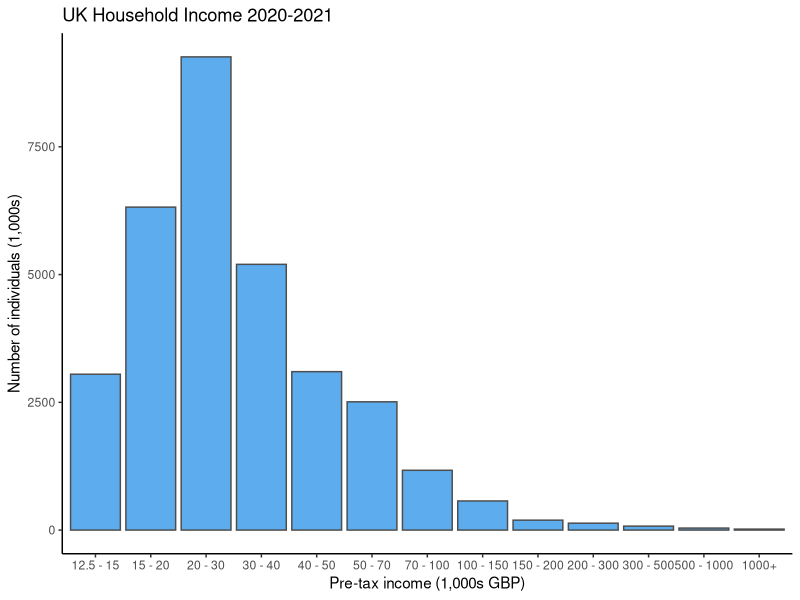
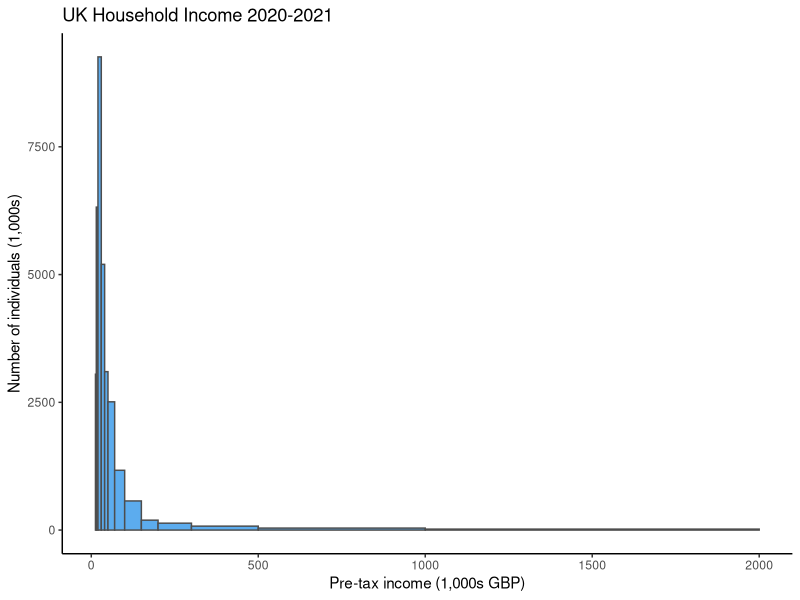
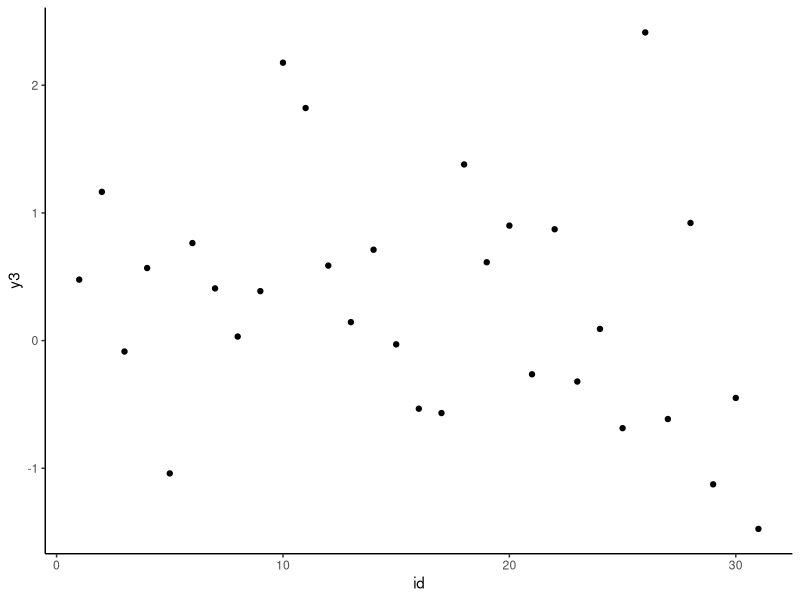
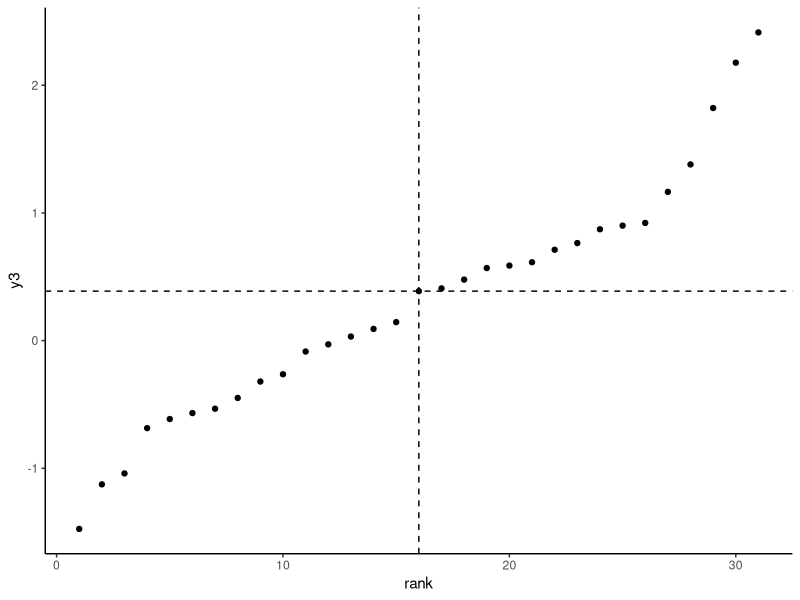
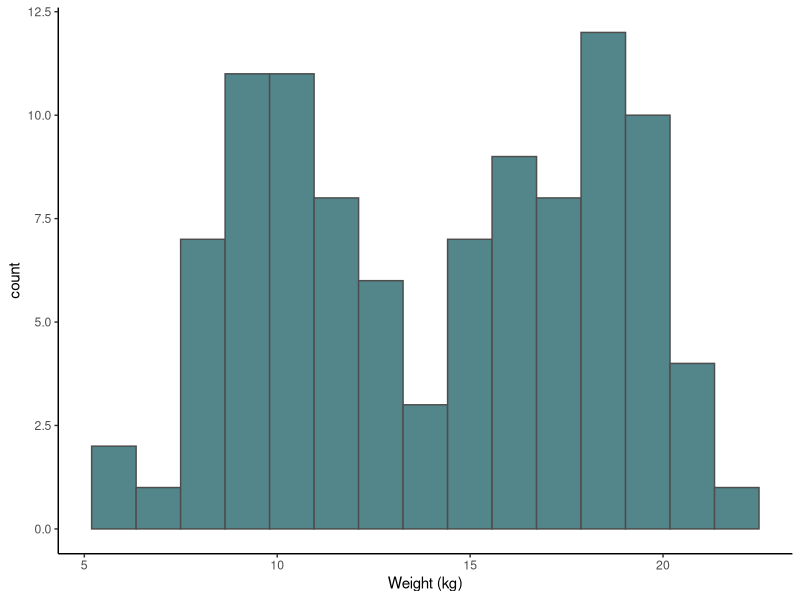
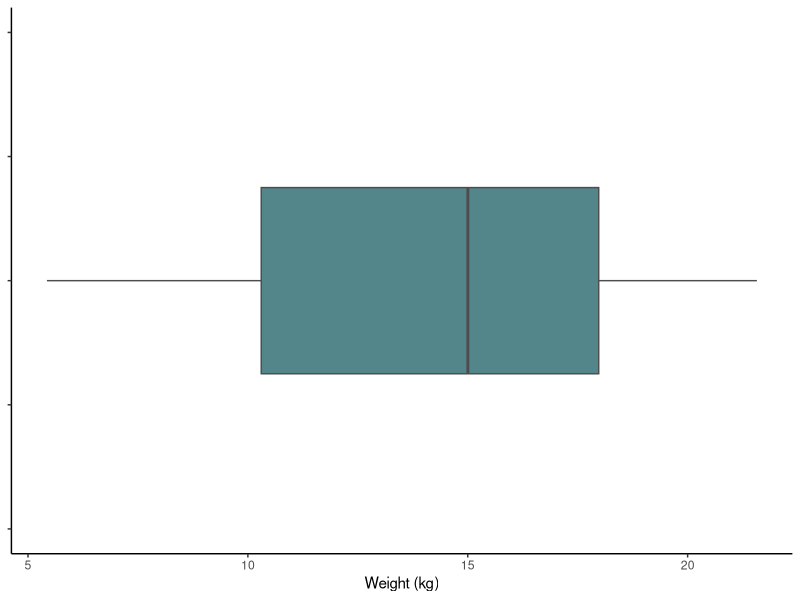
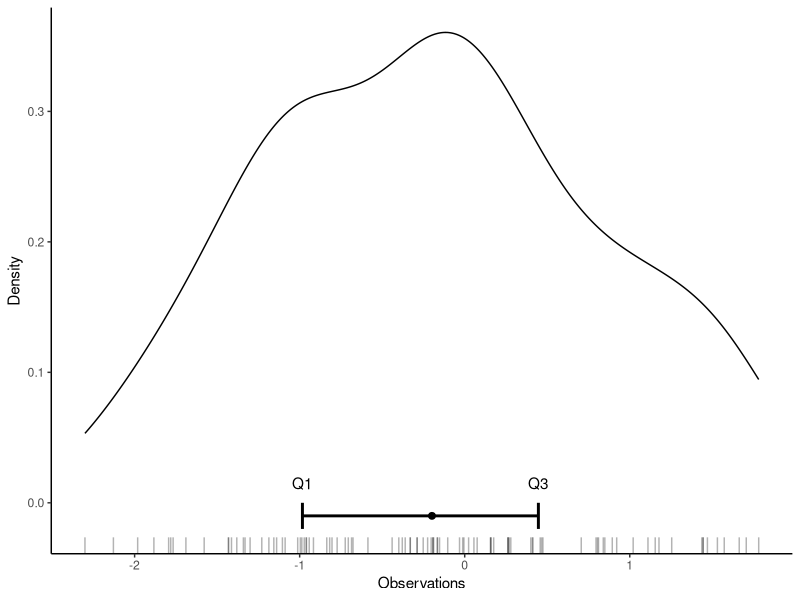
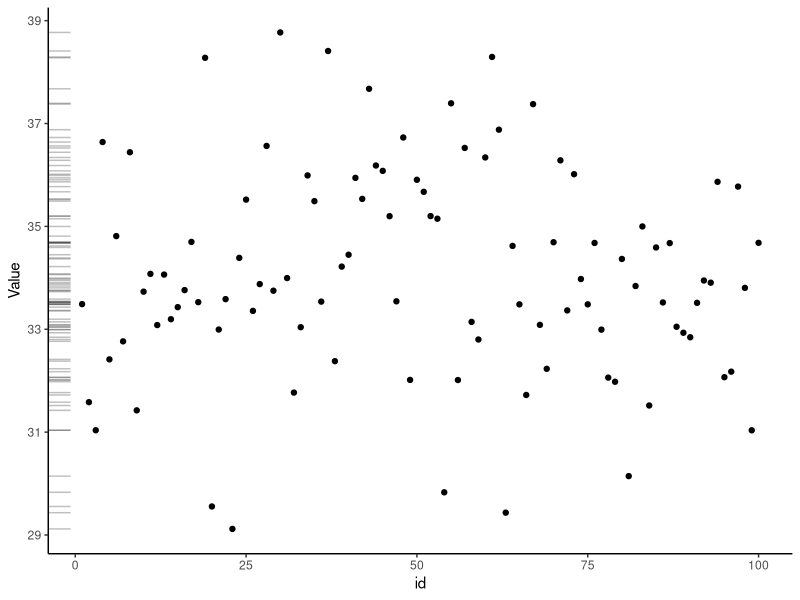

R code for these plots, in order: (Note: this script raises an error after producing the figures.)
# H2 Data Science
# UG308490
# L03 - Descriptive stats 

library(tidyverse); theme_set(theme_classic())




# income distribution -----------------------------------------------------

income_df <- tibble(income_lb=c(12500, 15000, 20000, 30000, 40000, 50000, 70000, 
                                100000, 150000, 200000, 300000, 500000, 1000000),
                    n_indiv=c(3050, 6320, 9260, 5200, 3100, 2510, 1170, 
                              570, 194, 135, 77, 39, 19)) |>
  mutate(income_lb=income_lb/1000,
         income_ub=lead(income_lb)) |>
  mutate(income_rng=if_else(is.na(income_ub), 
                            paste0(income_lb, "+"),
                            paste0(income_lb, " - ", income_ub))) |>
  mutate(income_rng=factor(income_rng, levels=unique(income_rng)))
p <- ggplot(income_df, aes(income_rng, n_indiv)) + 
  geom_bar(stat="identity", colour="grey30", fill="steelblue2") + 
  labs(x="Pre-tax income (1,000s GBP)", y="Number of individuals (1,000s)",
       title="UK Household Income 2020-2021")
ggsave("figs/L03_income-1.png", p, width=9, height=5, dpi=300)

p <- income_df |>
  mutate(income_ub=if_else(is.na(income_ub), 2000, income_ub)) |>
  ggplot(aes(xmin=income_lb, xmax=income_ub, ymin=0, ymax=n_indiv)) + 
  geom_rect(colour="grey30", fill="steelblue2") + 
  labs(x="Pre-tax income (1,000s GBP)", y="Number of individuals (1,000s)",
       title="UK Household Income 2020-2021")
ggsave("figs/L03_income-2.png", p, width=9, height=5, dpi=300)




# central tendency --------------------------------------------------------

# Median
y1 <- c(4, 3, 5, 1, 3, 2, 4)
sort(y1)
length(y1)
median(y1)
sort(y1)[(length(y1)+1)/2]

y2 <- c(4, 3, 5, 1, 3, 2 ,4, 5)
sort(y2)
length(y2)
median(y2)
sort(y2)[length(y2)/2]

med_df <- tibble(id=1:31,
                 y3=rnorm(31)) |>
  mutate(rank=min_rank(y3))
p <- ggplot(med_df, aes(id, y3)) + 
  geom_point()
ggsave("figs/L03_median_1.png", p, width=3, height=3, dpi=300)
p <- ggplot(med_df, aes(rank, y3)) + 
  geom_point() +
  geom_hline(yintercept=median(med_df$y3), linetype=2) +
  geom_vline(xintercept=(nrow(med_df)+1)/2, linetype=2)
ggsave("figs/L03_median_2.png", p, width=3, height=3, dpi=300)



# Mode
mu <- c(10, 18)
N <- 100
mode_df <- tibble(sizeCat=sample(1:2, N, replace=T, prob=c(0.5,0.5)),
                  x=rnorm(N, mu[sizeCat], 2))
p <- ggplot(mode_df, aes(x)) + 
  geom_histogram(bins=15, fill="cadetblue4", colour="grey30") + 
  labs(x="Weight (kg)")
ggsave("figs/L03_multimodal-1.png", p, width=4, height=3, dpi=300)
p <- ggplot(mode_df, aes(x, y=1)) + 
  geom_boxplot(fill="cadetblue4", colour="grey30") + 
  labs(x="Weight (kg)") + 
  ylim(0,2) + 
  theme(axis.title.y=element_blank(), 
        axis.text.y=element_blank())
ggsave("figs/L03_multimodal-2.png", p, width=4, height=3, dpi=300)




# dispersion --------------------------------------------------------------

# IQR
iqr_df <- tibble(x=rnorm(100))
iqr_sum <- iqr_df |>
  summarise(Q1=quantile(x, type=6, prob=0.25),
            med=median(x),
            Q3=quantile(x, type=6, prob=0.75),
            IQR=IQR(x, type=6)) |>
  mutate(y=-0.01)
p <- ggplot(iqr_df) + 
  geom_density(aes(x)) + 
  geom_rug(aes(x), sides="b", alpha=0.3) +
  geom_point(data=iqr_sum, aes(med,y), size=2) + 
  geom_errorbarh(data=iqr_sum, aes(xmin=Q1, xmax=Q3, y=y), linewidth=1, height=0.02) + 
  geom_text(data=iqr_sum, aes(Q1, y), label="Q1", nudge_y=0.025) +
  geom_text(data=iqr_sum, aes(Q3, y), label="Q3", nudge_y=0.025) +
  labs(x="Observations", y="Density")
ggsave("figs/L03_IQR.png", p, width=6, height=2.5, dpi=300)




# L3 example data ---------------------------------------------------------

N <- 100
L3_df <- tibble(id=1:N,
                y1=rnorm(N, 34, 2),
                y2=rpois(N, 3),
                y3=rbinom(N, 5, 0.2),
                y4=rlnorm(N, log(34), log(2))) |>
  pivot_longer(starts_with("y"), names_to="Variable", values_to="Value")

L3_cenTen <- L3_df |>
  group_by(Variable) |>
  reframe(tibble(Value_summary=c(mean(Value), median(Value)),
                 metric=c("mean", "median")))

L3_disp <- L3_df |>
  group_by(Variable) |>
  reframe(tibble(Value_summary=c(diff(range(Value)), IQR(Value, type=6), sd(Value)),
                 metric=c("Range", "IQR", "sd"))) |>
  left_join(L3_cenTen |> 
              pivot_wider(names_from="metric", values_from="Value_summary")) |>
  left_join(L3_df |> group_by(Variable) |> 
              summarise(min=min(Value), max=max(Value),
                        q1=quantile(Value, probs=0.25, type=6),
                        q3=quantile(Value, probs=0.75, type=6))) |>
  mutate(val_min=case_when(metric=="Range" ~ min,
                           metric=="IQR" ~ q1,
                           metric=="sd" ~ mean - Value_summary),
         val_max=case_when(metric=="Range" ~ max,
                           metric=="IQR" ~ q3,
                           metric=="sd" ~ mean + Value_summary),
         y=case_when(metric=="Range" ~ -1,
                     metric=="IQR" ~ -2,
                     metric=="sd" ~ -3))

p <- L3_df |>
  filter(Variable=="y1") |>
  ggplot(aes(id, Value)) + 
  geom_rug(sides="l", alpha=0.25) +
  geom_point()
ggsave("figs/L03_y_01_data.png", p, width=4, height=4, dpi=300)
p <- L3_df |>
  filter(Variable=="y1") |>
  ggplot(aes(id, Value)) + 
  geom_rug(sides="l", alpha=0.25) +
  geom_point() +
  geom_hline(data=L3_cenTen |> filter(Variable=="y1"),
             aes(colour=metric, yintercept=Value_summary)) +
  scale_colour_manual(values=c("red", "red4")) 
ggsave("figs/L03_y_02_central.png", p, width=5, height=4, dpi=300)

p <- L3_df |>
  ggplot(aes(id, Value)) + 
  geom_rug(sides="l", alpha=0.25) +
  geom_point() +
  geom_hline(data=L3_cenTen,
             aes(colour=metric, yintercept=Value_summary), linewidth=1) +
  scale_colour_manual(values=c("red", "red4")) +
  facet_wrap(~Variable, scales="free_y")
ggsave("figs/L03_y_03_all-y-pts.png", p, width=8, height=6, dpi=300)

p <- L3_df |>
  ggplot(aes(Value)) + 
  geom_histogram(bins=15, colour="grey30", linewidth=0.2, fill="steelblue3") +
  geom_vline(data=L3_sum,
             aes(colour=metric, xintercept=Value_summary), linewidth=1) +
  scale_colour_manual(values=c("red", "red4")) +
  facet_wrap(~Variable, scales="free_x")
ggsave("figs/L03_y_04_all-y-hist.png", p, width=8, height=6, dpi=300)

p <- L3_df |>
  filter(Variable=="y1") |>
  mutate(mean=mean(Value)) |>
  ggplot(aes(id)) +
  geom_point(aes(y=Value)) + 
  geom_hline(aes(yintercept=first(mean)), colour="red4", linewidth=1) +
  geom_linerange(aes(ymin=Value, ymax=mean, group=id), colour="cadetblue")
ggsave("figs/L03_y_05_sumOfSquares.png", p, width=5, height=4, dpi=300)

L3_df |>
  filter(Variable=="y1") |>
  mutate(mean=mean(Value),
         diff=Value-mean) 

L3_df |>
  filter(Variable=="y1") |>
  mutate(mean=mean(Value),
         diff=Value-mean) |>
  summarise(tot_diff=sum(diff))

L3_df |>
  filter(Variable=="y1") |>
  mutate(mean=mean(Value),
         diff=Value-mean) |>
  summarise(tot_diff=sum(diff),
            tot_abs_diff=sum(abs(diff)),
            tot_sq_diff=sum(diff^2))

p <- L3_df |>
  ggplot() + 
  geom_histogram(aes(Value), bins=15, colour="grey30", linewidth=0.2, fill="steelblue3") +
  geom_errorbarh(data=L3_disp, height=3, linewidth=1.5, 
                aes(colour=metric, y=y*2, xmin=val_min, xmax=val_max)) +
  scale_colour_brewer(type="qual", palette="Paired") +
  facet_wrap(~Variable, scales="free_x") + 
  ylab("Count")
ggsave("figs/L03_y_06_all-y-disp.png", p, width=8, height=6, dpi=300)


SS <- function(x) {
  sum((x-mean(x))^2)
}

L3_df |>
  filter(Variable=="y1") |>
  reframe(tibble(variance=c(var(Value),
                            SS(Value)/n(),
                            SS(Value)/(n()-1)),
                 std_dev=c(sd(Value),
                           sqrt(SS(Value)/n()),
                           sqrt(SS(Value)/(n()-1))),
                 type=c("R", "population", "sample")))





# crowd size --------------------------------------------------------------

crowd_df <- tibble(date=ymd("2023-05-01") + (0:25)*7) |>
  mutate(crowd_size=rnorm(n(), 500, sqrt(5000)))

crowd_df |> print(n=4)

crowd_df |>
  summarise(mean=mean(crowd_size), variance=var(crowd_size))

p <- ggplot(crowd_df, aes(crowd_size)) + 
  geom_histogram(bins=10, colour="grey30", fill="cadetblue") 
ggsave("figs/L03_crowd_size.png", p, width=5, height=3, dpi=300)




# L3 dispersion -----------------------------------------------------------

disp_df <- tibble(id=1:N,
                  y1=rnorm(N, 34, 1)) |>
  mutate(y2=c(y1[-c(1:10)], rnorm(10, 34, 5)),
         y3=c(y1[-c(1:10)], rnorm(10, 34, 10))) |>
  pivot_longer(starts_with("y"), names_to="Variable", values_to="Value")

disp_cenTen <- disp_df |>
  group_by(Variable) |>
  reframe(tibble(Value_summary=c(mean(Value), median(Value)),
                 metric=c("mean", "median")))

disp_disp <- disp_df |>
  group_by(Variable) |>
  reframe(tibble(Value_summary=c(diff(range(Value)), IQR(Value, type=6), sd(Value)),
                 metric=c("Range", "IQR", "sd"))) |>
  left_join(disp_cenTen |> 
              pivot_wider(names_from="metric", values_from="Value_summary")) |>
  left_join(disp_df |> group_by(Variable) |> 
              summarise(min=min(Value), max=max(Value),
                        q1=quantile(Value, probs=0.25, type=6),
                        q3=quantile(Value, probs=0.75, type=6))) |>
  mutate(val_min=case_when(metric=="Range" ~ min,
                           metric=="IQR" ~ q1,
                           metric=="sd" ~ mean - Value_summary),
         val_max=case_when(metric=="Range" ~ max,
                           metric=="IQR" ~ q3,
                           metric=="sd" ~ mean + Value_summary),
         y=case_when(metric=="Range" ~ -1,
                     metric=="IQR" ~ -2,
                     metric=="sd" ~ -3))

p <- disp_df |>
  ggplot() + 
  geom_histogram(aes(Value), bins=20, colour="grey30", linewidth=0.2, fill="steelblue3") +
  geom_errorbarh(data=disp_disp, height=5, linewidth=1.5, 
                 aes(colour=metric, y=y*4, xmin=val_min, xmax=val_max)) +
  scale_colour_brewer(type="qual", palette="Paired") +
  facet_wrap(~Variable, scales="free_y", ncol=1) + 
  ylab("Count")
ggsave("figs/L03_y_06_disp_increase.png", p, width=5, height=6, dpi=300)







# Population v sample -----------------------------------------------------

# Population measurements: All salmon in Cage 3
salmon_df <- tibble(id=1:324801) |>
  mutate(weight=rnorm(n(), 2500, 100))

ggplot(salmon_df) +
  geom_histogram(aes(weight), 
                 colour="grey30",
                 fill="salmon") +
  labs(x="Weight (g)")

# Scenario 1: Population mean
salmon_mu <- mean(salmon_df$weight)

ggplot(salmon_df) +
  geom_histogram(aes(weight), 
                 colour="grey30",
                 fill="salmon") +
  geom_vline(xintercept=salmon_mu, 
             linewidth=1) +
  annotate("text", x=2750, y=35000, parse=T,
           label=paste0('mu ==', 
                        round(salmon_mu))) +
  labs(x="Weight (g)")

# Scenario 2: Sample mean of 100 fish
salmon_samp_df <- salmon_df |>
  sample_n(100)
salmon_ybar <- mean(salmon_samp_df$weight)

ggplot(salmon_df) +
  geom_histogram(aes(weight), 
                 colour="grey30",
                 fill="salmon") +
  geom_vline(xintercept=salmon_ybar, 
             linewidth=1, linetype=2) +
  annotate("text", x=2750, y=32500, parse=T,
           label=paste0('bar(y) ==', 
                        round(salmon_ybar))) +
  labs(x="Weight (g)")



p <- salmon_df |>
  ggplot() +
  geom_histogram(aes(weight), colour="grey30", fill="salmon") +
  labs(x="Weight (g)")
ggsave("figs/L03_salmon_1.png", p, width=5, height=3, dpi=300)

p <- ggplot(salmon_df) +
  geom_histogram(aes(weight),  colour="grey30", fill="salmon") +
  geom_vline(xintercept=salmon_mu, linewidth=1) +
  annotate("text", x=2850, y=35000, parse=T, size=6,
           label=paste0('mu ==', round(salmon_mu))) +
  labs(x="Weight (g)", y="count")
ggsave("figs/L03_salmon_2.png", p, width=5, height=3, dpi=300)

p <- ggplot(salmon_df) +
  geom_histogram(aes(weight), colour="grey30", fill="salmon") +
  geom_vline(xintercept=salmon_mu, linewidth=1) +
  geom_vline(xintercept=salmon_ybar, linewidth=1, linetype=2) +
  annotate("text", x=2850, y=35000, parse=T, size=6,
           label=paste0('mu ==', round(salmon_mu))) +
  annotate("text", x=2850, y=30000, parse=T, size=6,
           label=paste0('bar(y) ==', round(salmon_ybar))) +
  labs(x="Weight (g)", y="count")
ggsave("figs/L03_salmon_3.png", p, width=5, height=3, dpi=300)





# Code to iterate ---------------------------------------------------------

N <- 100

L3_df <- tibble(id=1:N,
                y1=rnorm(N, 34, 2),
                y2=rpois(N, 3),
                y3=rbinom(N, 5, 0.2),
                y4=rlnorm(N, log(34), log(2))) |>
  pivot_longer(starts_with("y"), names_to="Variable", values_to="Value")

L3_cenTen <- L3_df |>
  group_by(Variable) |>
  reframe(tibble(Value_summary=c(mean(Value), median(Value)),
                 metric=c("mean", "median")))

L3_df |>
  ggplot() + 
  geom_histogram(aes(x=Value), bins=15, colour="grey30", fill="steelblue3") +
  geom_vline(data=L3_cenTen,
             aes(colour=metric, xintercept=Value_summary), linewidth=1) +
  scale_colour_manual(values=c("red", "red4")) +
  facet_wrap(~Variable, scales="free_x")

